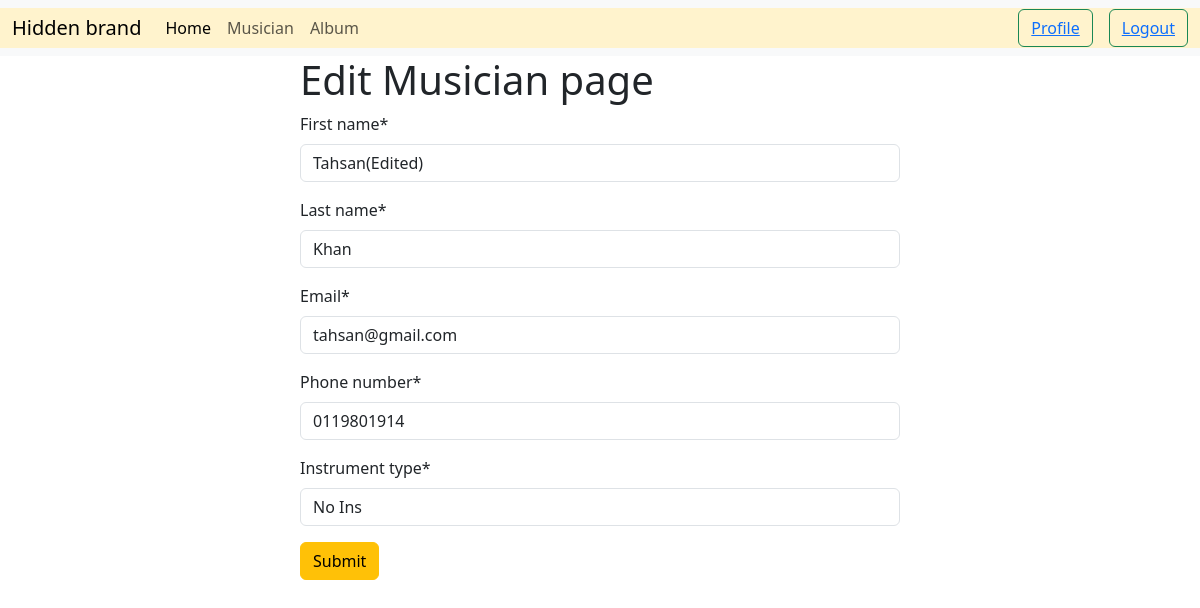
Page /musician/edit/6 (signed in) on the committed database.
### musician/models.py (models this page shows, shortened)
class Musician(models.Model):
    first_name = models.CharField(max_length=100)
    last_name = models.CharField(max_length=100)
    email=models.EmailField()
    phone_number=models.CharField(max_length=12)
    instrument_type=models.CharField(max_length=100)

### musician/views.py (the view)
# urls.py: path('edit/<int:id>',views.edit_musician_view.as_view(), name='edit_musician'),
@method_decorator(login_required,name='dispatch')
class edit_musician_view(UpdateView):
    model = models.Musician
    form_class=forms.MusicianForm
    template_name='musician.html'
    pk_url_kwarg='id'
    success_url=reverse_lazy('home')
    def get_context_data(self, **kwargs):
        context=super().get_context_data(**kwargs)
        context['type']='Edit'
        return context

### musician/forms.py
class MusicianForm(forms.ModelForm):
    class Meta:
        model=Musician
        fields='__all__'

### musician/templates/musician.html (shortened to what this page needs)
{% extends "base.html" %}
{% load crispy_forms_tags %}
{% block content %}
<form method="post" style='width:50%; margin:auto '>
    <h1>{{type}} Musician page</h1>
    {{ form | crispy }}
    <button class="btn btn-warning">Submit</button>
</form>
{% endblock  %}

### rows in the picture
Musician: first_name "Tahsan(Edited)", last_name "Khan", email "tahsan@gmail.com", phone_number "0119801914", instrument_type "No Ins"

### other values in the picture
{{ type }} "Edit"
